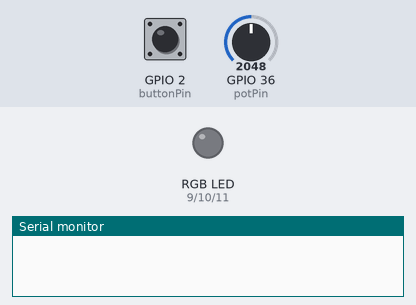
A program run on a simulated ESP32. Parts: an RGB LED mixed from three pins (HIGH = lit), the last lines printed to the serial monitor. The test bench sets the inputs (shaded band); at power-on: GPIO 36 (potPin) = 2048, GPIO 2 (buttonPin) HIGH. Dim RGB values are drawn brighter than linear.

Above: at 1.2 s.
1.3 s: GPIO 36 (potPin) set to 1228
4.3 s: GPIO 2 (buttonPin) pulled LOW for 0.15 s
At 5.3 s:
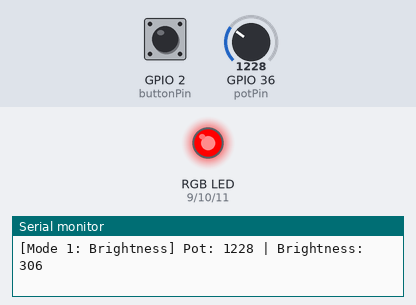
5.9 s: GPIO 36 (potPin) set to 491
At 7.1 s:
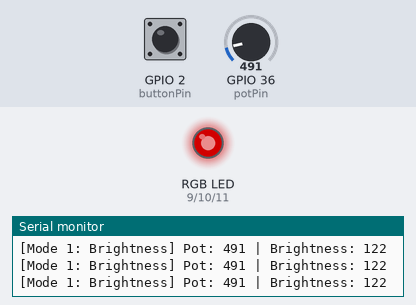
7.4 s: GPIO 36 (potPin) set to 2047
At 8.8 s:
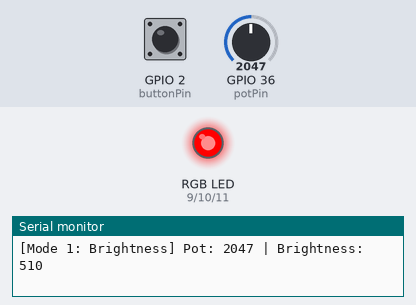
Timing chart, 0 to 10.4 s (numbered marks = the images above; inputs shaded):
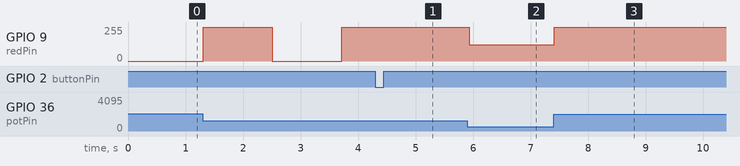

The program:

main.cpp
```cpp
#include "config.h"
#include "modes.h"

volatile bool buttonPressed = false;
unsigned long lastDebounceTime = 0;
const unsigned long debounceDelay = 50;
unsigned long lastBlinkTime = 0;
bool ledState = LOW;
int mode = 0;

void handleButtonPress() {
  buttonPressed = true;
}

void setup() {
  pinMode(redPin, OUTPUT);
  pinMode(greenPin, OUTPUT);
  pinMode(bluePin, OUTPUT);

  attachInterrupt(digitalPinToInterrupt(buttonPin), handleButtonPress, FALLING);
  Serial.begin(9600);
}

void loop() {
  if (buttonPressed && (millis() - lastDebounceTime) > debounceDelay) {
    mode = (mode + 1) % totalModes; // go to next mode when button pressed
    Serial.print("Switched to Mode ");
    Serial.println(mode);
    buttonPressed = false;
    lastDebounceTime = millis();
  }

  int potValue = analogRead(potPin); // read potentiometer value

  switch (mode) {
    case 0: blinkMode(potValue); break;
    case 1: brightnessMode(potValue); break;
    case 2: colorMode(potValue); break;
  }

  delay(50);
}
```

modes.cpp
```cpp
#include "config.h"
#include <Arduino.h>


extern unsigned long lastBlinkTime;
extern bool ledState;

// led blinking mode
void blinkMode(int potValue) {
  int interval = map(potValue, 0, 1023, 100, 1000);

  if (millis() - lastBlinkTime >= interval) {
    ledState = !ledState;
    digitalWrite(redPin, ledState);
    lastBlinkTime = millis();

    Serial.print("[Mode 0: Blink] Pot: ");
    Serial.print(potValue);
    Serial.print(" | Interval: ");
    Serial.print(interval);
    Serial.print("ms | LED: ");
    Serial.println(ledState ? "ON" : "OFF");
  }
}

// led brightness mode
void brightnessMode(int potValue) {
  int brightness = map(potValue, 0, 1023, 0, 255);
  analogWrite(redPin, brightness);

  Serial.print("[Mode 1: Brightness] Pot: ");
  Serial.print(potValue);
  Serial.print(" | Brightness: ");
  Serial.println(brightness);
}

// led color mode
void colorMode(int potValue) {
  int redIntensity = map(potValue, 0, 1023, 0, 255);
  analogWrite(redPin, redIntensity);
  analogWrite(greenPin, 0);
  analogWrite(bluePin, 0);

  Serial.print("[Mode 2: Color Red] Pot: ");
  Serial.print(potValue);
  Serial.print(" | Red Intensity: ");
  Serial.println(redIntensity);
}
```

modes.h
```cpp
#ifndef MODES_H
#define MODES_H

// mode definitions
void blinkMode(int potValue);
void brightnessMode(int potValue);
void colorMode(int potValue);

#endif
```

config.h
```cpp
#ifndef CONFIG_H
#define CONFIG_H
#include <Arduino.h>


// pin definitions
const int buttonPin = 2;
const int potPin = A0;
const int redPin = 9;
const int greenPin = 10;
const int bluePin = 11;

const int totalModes = 3; // number of modes

#endif
```

Measured:
- after the input at 4.3 s, GPIO 9 (redPin): stays 255/255 (without the input it goes to 0/255 after 0.62 s)
- after the input at 5.9 s, GPIO 9 (redPin): 255/255 → 122/255 at once
- after the input at 7.4 s, GPIO 9 (redPin): 122/255 → 255/255 at once
